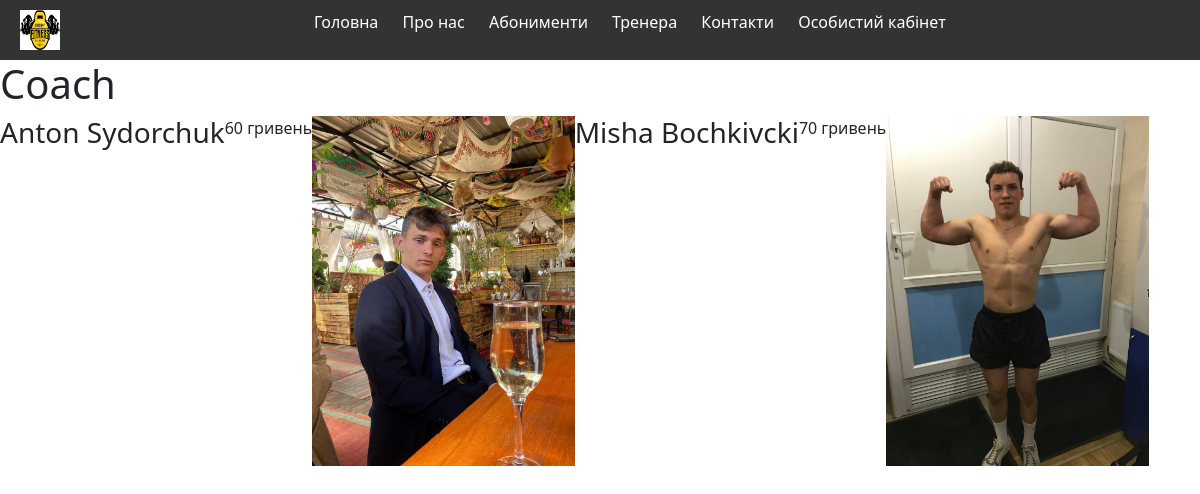
The app's page /coach/ with its own data.
### store/models.py (models this page shows, shortened)
class Coach(models.Model):
    user = models.OneToOneField(User, on_delete=models.CASCADE)
    descriptions = models.TextField()
    image = models.ImageField(upload_to=None)
    price_per_training = models.CharField(max_length=10)
    slug = models.SlugField(unique=True, max_length=50)
    class Meta:
        verbose_name = 'Тренер'
        verbose_name_plural = 'Тренери'

class User(AbstractUser):
    email = models.EmailField(_("email address"), unique=True)
    USERNAME_FIELD = 'email'
    REQUIRED_FIELDS = ['username']

### store/views.py (the view)
# urls.py: path('coach/', CoachView.as_view(), name='coach'),
class CoachView(ListView):
    model = Coach
    template_name = 'coach/coach.html'
    def get_context_data(self, *, object_list=None, **kwargs):
        context = super(CoachView, self).get_context_data(**kwargs)
        context['title'] = "Тренера"
        return context

### templates/coach/coach.html
{% extends 'base.html' %}
{% block content %}
	<h1>Coach</h1>
    <div class="loop-coach">
        {% for person in object_list %}
            <h3>{{ person.user.first_name }} {{ person.user.last_name }}</h3><br>
            <p>{{ person.price_per_training }} гривень</p>
            <a href="{% url 'coach_detail' person.slug%}" class="link-coach-image">
                <img src="{{ person.image.url }}" alt="coach" class="coach-image">
            </a>
        {% endfor %}
    </div>
{% endblock %}

### store/static/store/css/style_coach.css (style rules this page uses)
.loop-coach { display: flex; }
.coach-image { height: 350px; weight: 250px }

### records on screen
Coach: user.first_name "Anton", user.last_name "Sydorchuk", price_per_training "60", image (picture)
Coach: user.first_name "Misha", user.last_name "Bochkivcki", price_per_training "70", image (picture)
